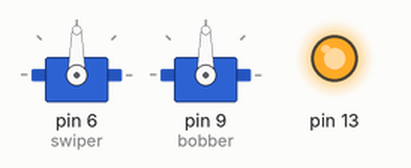
Recording of a sketch running on a simulated Arduino Uno, built with avr-gcc and run on an emulated ATmega328P. Parts: 2 × servo, output pins drawn as LEDs (lit = HIGH). Random numbers use the default seed unless the sketch sets one.

Above: at 0.1 s.
At 10.93 s:
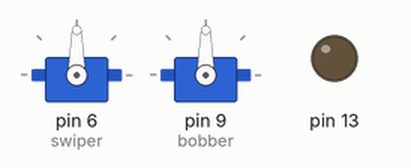
At 21.7 s:
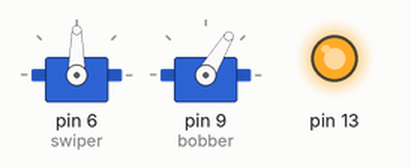
At 26.5 s:
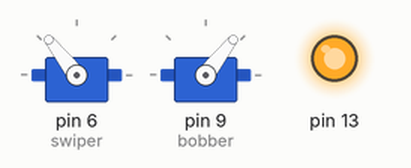
At 29.02 s:
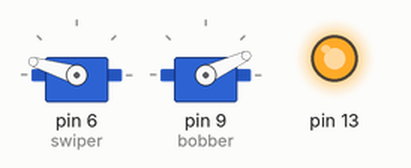
At 32.3 s:
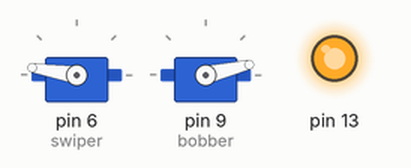
Timing chart, 0 to 40.0 s (numbered marks = the images above):
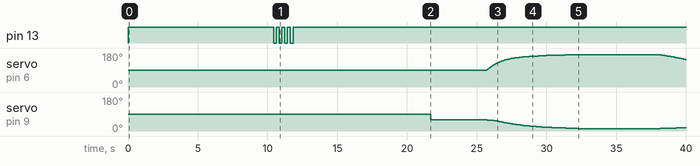

Measured:
- by itself, pin 13: HIGH → LOW at 10.4 s, → HIGH 0.20 s later, → LOW 0.20 s later, → HIGH 0.20 s later, … (8 changes in this stretch)
- by itself, servo on pin 6 (swiper): rises from 90° to 171° in 6.2 s, then falls to 145° in 8.0 s
- by itself, servo on pin 9 (bobber): 90° → 59° at 21.7 s, → 58° 4.1 s later, → 57° 0.24 s later, → 56° 0.12 s later, … (50 changes in this stretch)

The sketch:

lasergame.ino
```cpp
#include <Servo.h>
#include <math.h>

Servo swiper,bobber;
float x,y, bob, swi;

void setup() {
  swiper.attach(6);
  bobber.attach(9);

  // laser
  pinMode(13, OUTPUT);
  digitalWrite(13, HIGH);
}

float h = 0.5;
float pi = 3.141592;

// bobber should go from 0(in front) to 90 (its base)
int getBob(float x, float y){
  float r = sqrt(x*x+y*y);
  float s = atan(r/h);
  return (90*(pi/2-s)/(pi/2));
}
// swiper should go from 90 (in front) to 180 (its left)
int getSwipe(float x, float y){
  float s = atan(x/y);
  return floor(90 + 90 * s / (pi/2));
}

bool isOk(float x, float y){
  if(x < 0 && y > 2.5){
    return false;
  }
  if (x< -0.8){
    return false;
  }
  return true;
};

float getX(){
  return (random(600)-300)/100;
}
float getY(){
  return (random(300))/100;
}

// x in [-3;3], y in [0;3]
void go(float x, float y){
  y+= 0.3;
  bob = getBob(x, y);
  swi = getSwipe(x, y);
  bobber.write(bob);
  swiper.write(swi);
}

float wait(){
  delay(1500+random(10000));
}

void teleport(){
  x = getX();
  y = getY();
  if (isOk(x,y)){
    go(x, y);
  }
}
void goRand(){
  float newx = getX();
  float newy = getY();
  float steps = 10 + random(1000);

  if (isOk(newx,newy)){
    go(newx, newy);
    float stepx = (newx - x)/steps;
    float stepy = (newy - y)/steps;
    for(int i = 0; i < steps; i++){
      go(x+ stepx*i, y+ stepy*i);
      delay(10);
    }

    x = newx;
    y = newy;
  }
}

void shake(){
  for(int j = 0 ; j < 2+random(10); j++){
    for(float i = 0;i <= 10; i ++){
      bobber.write(bob+i);
      delay(10);
    }
    for(float i = 10;i >= 0; i --){
      bobber.write(bob+i);
      delay(10);
    }
  }
}

void blink(){
  for(int j = 0 ; j < 2+random(10); j++){
    digitalWrite(13, LOW);
    delay(200);
    digitalWrite(13, HIGH);
    delay(200);
  }
}

void loop() {
  switch(random(6)){
    case(0):
      teleport();
      break;
    case(1):
      goRand();
      break;
    case(2):
      blink();
      break;
    default:
      shake();
      break;

  }
  wait();
}
```
